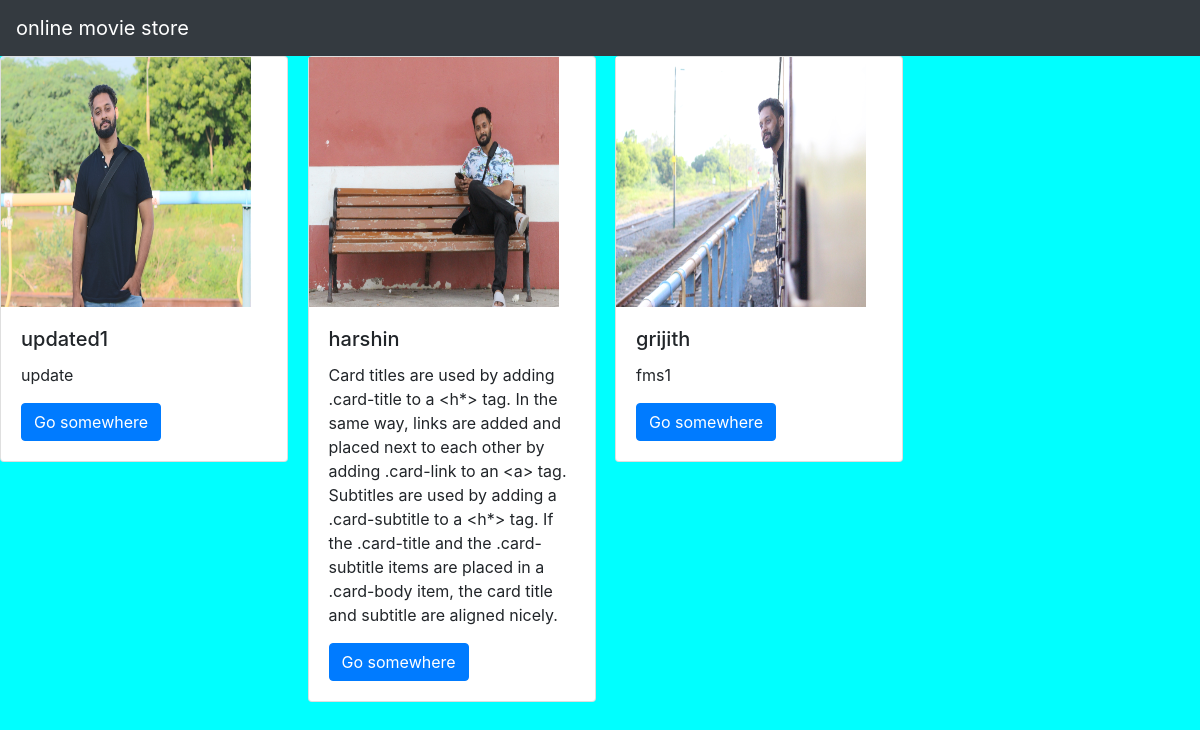
The page / on the database its author committed.
### movieapp/models.py (models this page shows, shortened)
class Movie(models.Model):
    name=models.CharField(max_length=250)
    desc=models.TextField()
    year=models.IntegerField()
    img=models.ImageField(upload_to='gallery')

### movieapp/views.py (the view)
# urls.py: path('',views.index,name='index'),
def index(request):
    movie=Movie.objects.all()
    context={
            'movie_list':movie
    }
    return render(request,'index.html',context)

### templates/index.html
{% extends 'base.html' %}
{% block body %}
<div class=container">
    <div class="row">
        {% for i in movie_list %}
        <div class="col-md-3">
            <div class="card" style="width: 18rem;">
  <img src="{{i.img.url}}" alt="Card image cap" width="250px" height="250px">
  <div class="card-body">
    <h5 class="card-title">{{i.name}}</h5>
    <p class="card-text">{{i.desc}}</p>
    <a href="{% url 'movieapp:detail' i.id %}" class="btn btn-primary">Go somewhere</a>
  </div>
</div>
        </div>
        {% endfor %}
    </div>
</div>
{% endblock %}

### templates/base.html (shortened to what this page needs)
{% load static %}
<html lang="en">
<head>
    <link rel="stylesheet" href="https://cdn.jsdelivr.net/npm/bootstrap@4.0.0/dist/css/bootstrap.min.css">
    <link rel="stylesheet" href="{% static 'style.css' %}">
</head>
<body>
<nav class="navbar navbar-dark bg-dark">
  <a class="navbar-brand" href="#">
    online movie store
  </a>
</nav>
{% block body %}
{% endblock %}
</body>
</html>

### static/style.css (style rules this page uses)
body { background-color:aqua; }

### rows shown on the page
Movie: img (picture), name "updated1", desc "update"
Movie: img (picture), name "harshin", desc "Card titles are used by adding .card-title to a <h*> tag. In the same way, links are added and placed next to each other by adding .card-link to an <a> tag. Subtitles are used by adding a .card-subtitle to a <h*> tag. If the .card-title and the .card-subtitle items are placed in a .card-body item, the card title and subtitle are aligned nicely."
Movie: img (picture), name "grijith", desc "fms1"
